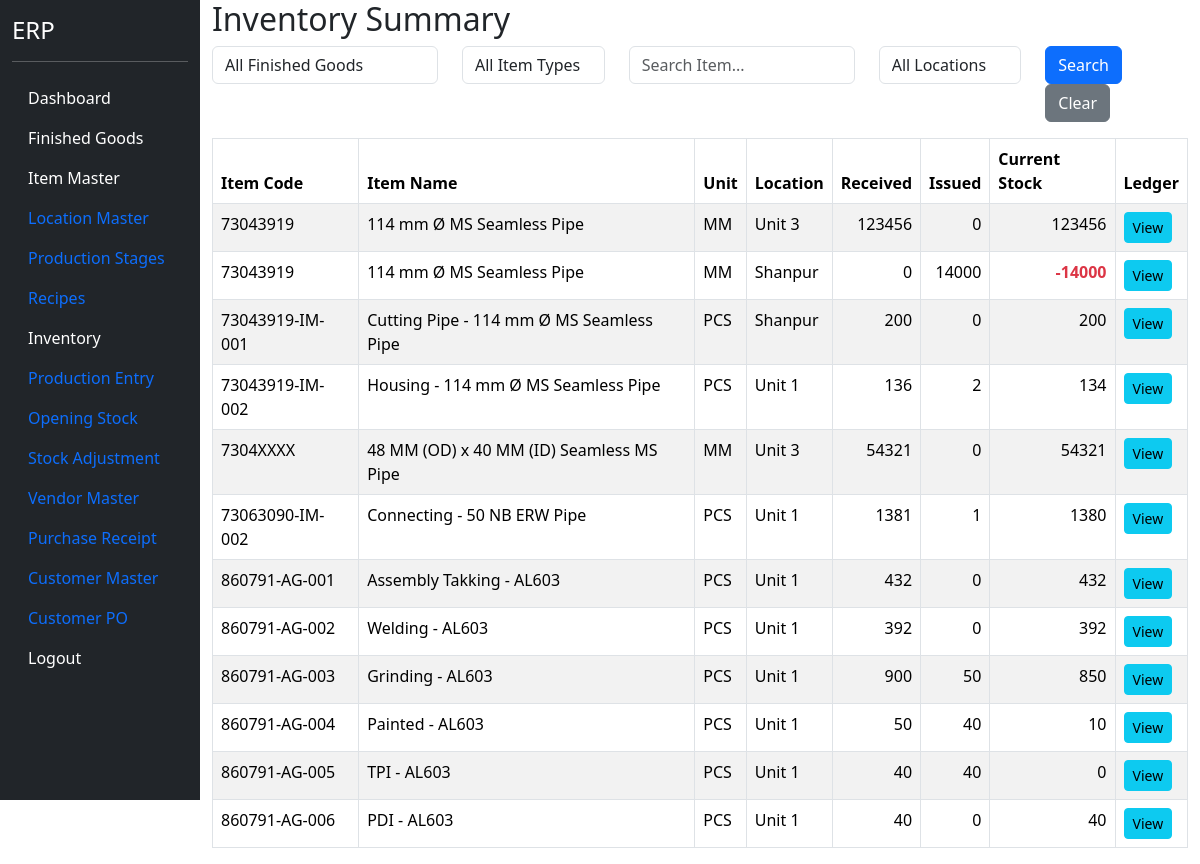
Before: /inventory (signed in) with the older database file.
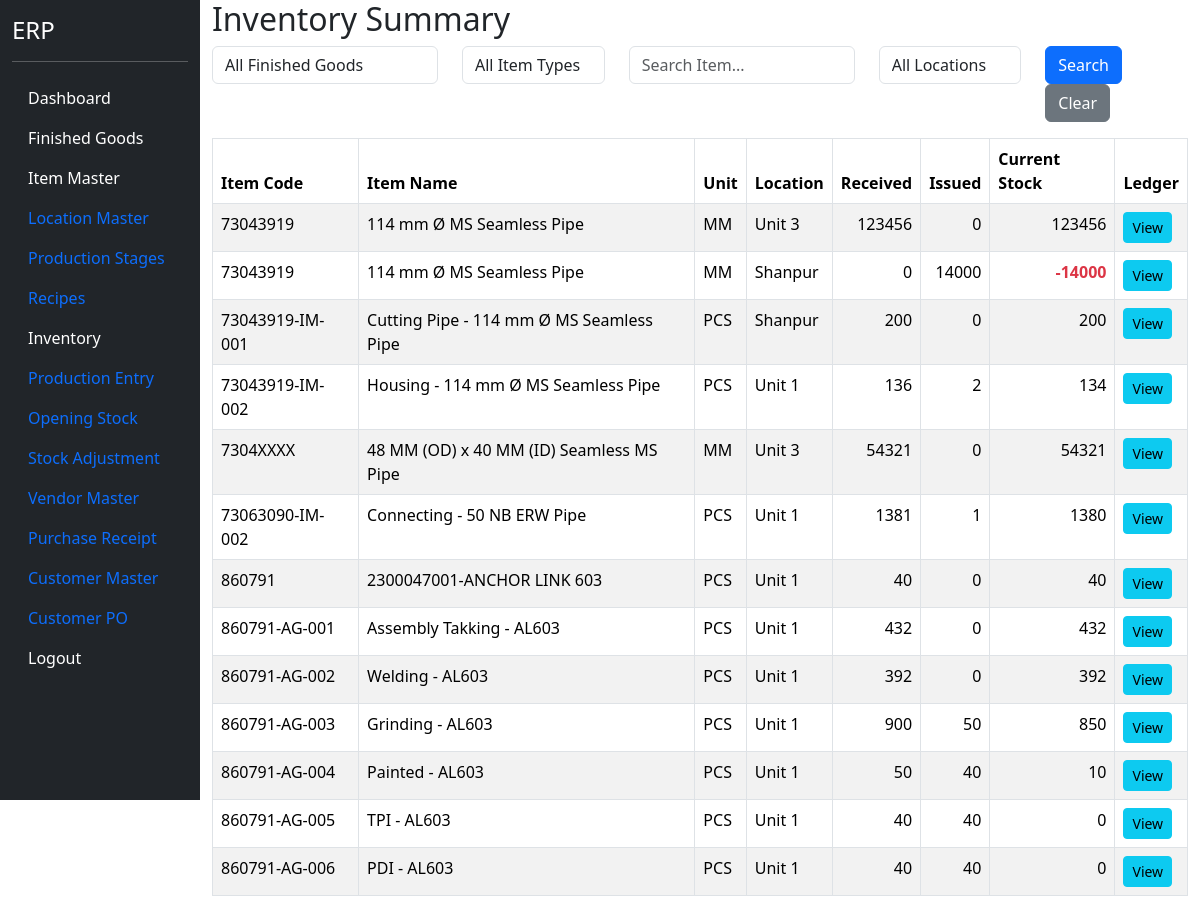
After: the same page with the newer database file.
### models.py (models this page shows)
class ItemMaster(db.Model):
    __tablename__ = "item_master"
    id = db.Column(db.Integer, primary_key=True)
    item_code = db.Column(
        db.String(50),
        unique=True,
        nullable=False
    )
    item_name = db.Column(
        db.String(255),
        nullable=False
    )
    item_type = db.Column(
        db.String(50),
        nullable=False
    )
    production_stage = db.Column(
    db.String(100)
    )
    production_stage_id = db.Column(
    db.Integer,
    db.ForeignKey(
        "production_stage_master.id"
    ),
    nullable=True
    )
    production_stage_rel = db.relationship(
    "ProductionStageMaster"
    )
    unit = db.Column(
        db.String(20),
        nullable=False
    )
    finished_good_id = db.Column(
    db.Integer,
    db.ForeignKey("finished_goods.id"),
    nullable=True
    )
    hsn_code = db.Column(
    db.String(20)
    )
    gst_rate = db.Column(
    db.Float,
    default=18
    )
    active = db.Column(
        db.Boolean,
        default=True
    )

class LocationMaster(db.Model):
    __tablename__ = "location_master"
    id = db.Column(
        db.Integer,
        primary_key=True
    )
    location_code = db.Column(
        db.String(20),
        unique=True,
        nullable=False
    )
    location_name = db.Column(
        db.String(100),
        nullable=False
    )
    active = db.Column(
        db.Boolean,
        default=True
    )

### blueprints/masters/routes.py (the view)
@masters_bp.route("/inventory")
@login_required
def inventory():
    fg_id = request.args.get(
    "fg_id",
    ""
    )
    item_type = request.args.get(
    "item_type",
    ""
    )
    item_search = request.args.get(
        "item",
        ""
    )
    location_id = request.args.get(
        "location_id",
        ""
    )
    query = (
        db.session.query(
            ItemMaster.id.label("item_id"),
            ItemMaster.item_code,
            ItemMaster.item_name,
            ItemMaster.unit,
            LocationMaster.id.label(
                "location_id"
            ),
            LocationMaster.location_name,
            func.sum(
                InventoryLedger.qty_in
            ).label("received"),
            func.sum(
                InventoryLedger.qty_out
            ).label("issued"),
            (
                func.sum(
                    InventoryLedger.qty_in
                )
                -
                func.sum(
                    InventoryLedger.qty_out
                )
            ).label("stock")
        )
        .join(
            InventoryLedger,
            ItemMaster.id ==
            InventoryLedger.item_id
        )
        .join(
            LocationMaster,
            InventoryLedger.location_id ==
            LocationMaster.id
        )
    )
    if item_search:
        query = query.filter(
            ItemMaster.item_name.ilike(
                f"%{item_search}%"
            )
        )
    if fg_id:
        query = query.filter(
        ItemMaster.finished_good_id == fg_id
    )
    if item_type:
        query = query.filter(
        ItemMaster.item_type == item_type
    )
    if location_id:
        query = query.filter(
            InventoryLedger.location_id ==
            location_id
        )
    stock = (
        query.group_by(
            ItemMaster.id,
            ItemMaster.item_code,
            ItemMaster.item_name,
            ItemMaster.unit,
            LocationMaster.id,
            LocationMaster.location_name
        )
        .order_by(
            ItemMaster.item_code
        )
        .all()
    )
    location_list = LocationMaster.query.order_by(
        LocationMaster.location_name
    ).all()
    fg_list = FinishedGood.query.order_by(
    FinishedGood.fg_name
    ).all()
    item_types = [
    row[0]
    for row in db.session.query(
        ItemMaster.item_type
    )
    .distinct()
    .order_by(
        ItemMaster.item_type
    )
    .all()
    ]
    return render_template(
    "inventory.html",
    stock=stock,
    item_search=item_search,
    location_id=location_id,
    location_list=location_list,
    fg_list=fg_list,
    fg_id=fg_id,
    item_types=item_types,
    item_type=item_type
    )

### app.py (called while the page is built)
@login_manager.user_loader
def load_user(user_id):
    return User.query.get(int(user_id))

### templates/inventory.html (shortened to what this page needs)
{% extends "base.html" %}
{% block content %}
<h2>
</h2>
<form
method="GET"
class="row mb-3">
<div class="col-md-3">
<select
name="fg_id"
class="form-control">
<option value="">
All Finished Goods
</option>
</select>
</div>
<div class="col-md-2">
<select
name="item_type"
class="form-control">
<option value="">
All Item Types
</option>
</select>
</div>
<div class="col-md-3">
<input
type="text"
name="item"
class="form-control"
placeholder="Search Item..."
value="{{ item_search }}">
</div>
<div class="col-md-2">
<select
name="location_id"
class="form-control">
<option value="">
All Locations
</option>
</select>
</div>
<div class="col-md-2">
<button
class="btn btn-primary">
Search
</button>
<a
href="/inventory"
class="btn btn-secondary">
Clear
</a>
</div>
</form>
<table class="table table-bordered table-striped">
<thead>
<tr>
<th>Item Code</th>
<th>Item Name</th>
<th>Unit</th>
<th>Location</th>
<th>Received</th>
<th>Issued</th>
<th>Current Stock</th>
<th>Ledger</th>
</tr>
</thead>
<tbody>
{% for row in stock %}
<tr>
<td>{{ row.item_code }}</td>
<td>{{ row.item_name }}</td>
<td>{{ row.unit }}</td>
<td>{{ row.location_name }}</td>
<td class="text-end">
{{ "%.0f"|format(row.received or 0) }}
</td>
<td class="text-end">
{{ "%.0f"|format(row.issued or 0) }}
</td>
<td
class="text-end
{% if row.stock < 0 %}
text-danger fw-bold
{% endif %}
">
{{ "%.0f"|format(row.stock or 0) }}
</td>
<td>
    <a
        href="/inventory/{{ row.item_id }}"
        class="btn btn-info btn-sm">
        View
    </a>
</td>
</tr>
{% endfor %}
</tbody>
</table>
{% endblock %}

Changed rows visible on the page:
added ItemMaster: item_code "860791", item_name "2300047001-ANCHOR LINK 603", unit "PCS", location_name "Unit 1", received "40", issued "0", stock "40"
computed for ItemMaster "860791-AG-006": issued "0" → "40"; stock "40" → "0"
